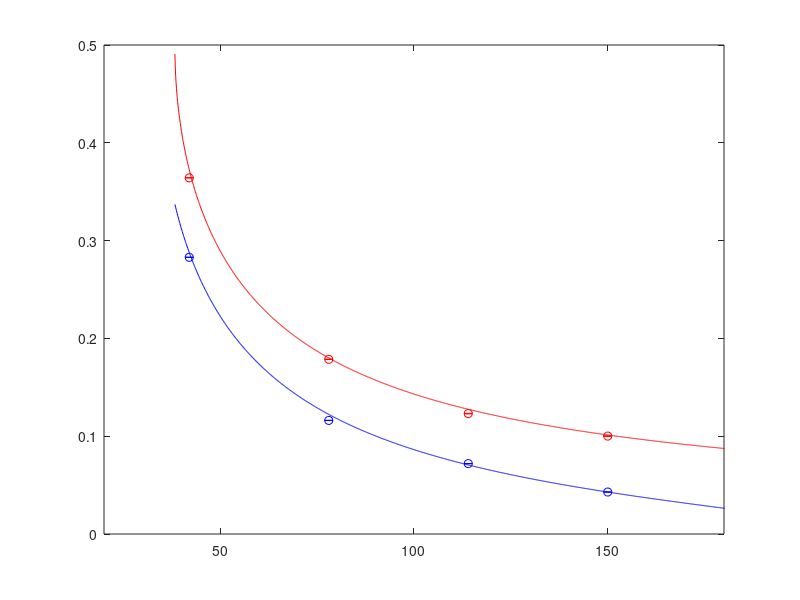

Write MATLAB code to recreate this figure. (Note: this script raises an error after producing the figure.)
function plot_tunes()

% h.txt : Straight, columns are energy (eV), 2*cos(2*pi*nux), 2*cos*(2*pi*nuy)
% i.txt : Arc, columns are energy (eV), 2*cos(2*pi*nux), 2*cos(2*pi*nuy), ToF (s)

data = load('4pass_tune_measurements.mat');
data = data.trial_run;

h_data = importdata('h.txt');
i_data = importdata('i.txt');

straight_energy = h_data(:,1)/1e6; % MeV
straight_nu_x = acos(0.5*h_data(:,2))/(2.0*pi);
straight_nu_y = acos(0.5*h_data(:,3))/(2.0*pi); 

arc_energy = i_data(:,1)/1e6; % MeV
arc_nu_x = acos(0.5*i_data(:,2))/(2.0*pi);
arc_nu_y = acos(0.5*i_data(:,3))/(2.0*pi); 

zx_h_col = 7;
zx_v_col = 8;

figure(1);
plot(straight_energy, straight_nu_x, 'r-', straight_energy, straight_nu_y, 'b-');
hold on;
energies = 6 + 36*[1,2,3,4];
errorbar(energies, data.tune(:,zx_h_col), data.tune_std(:,zx_h_col), 'ro');
errorbar(energies, data.tune(:,zx_v_col), data.tune_std(:,zx_v_col), 'bo');
hold off;
xlim([20, 180]);
prettyplot(gcf, 1.5, 8);
title('Straight section')
ylabel('Tune per cell');
xlabel('Energy (MeV)');
legend({'Horizontal (fieldmap)', 'Vertical (fieldmap)', 'Horizontal (measured)', 'Vertical (measured)'})

fa_h_col = 3;
fa_v_col = 4;

figure(2);
plot(arc_energy, arc_nu_x, 'r-', arc_energy, arc_nu_y, 'b-');
hold on;
energies = 6 + 36*[1,2,3,4];
errorbar(energies, data.tune(:,fa_h_col), data.tune_std(:,fa_h_col), 'ro');
errorbar(energies, data.tune(:,fa_v_col), data.tune_std(:,fa_v_col), 'bo');
hold off;
xlim([20, 180]);
prettyplot(gcf, 1.5, 8);
title('FA section')
ylabel('Tune per cell');
xlabel('Energy (MeV)');
legend({'Horizontal (fieldmap)', 'Vertical (fieldmap)', 'Horizontal (measured)', 'Vertical (measured)'})

fb_h_col = 11;
fb_v_col = 12;

figure(3);
plot(arc_energy, arc_nu_x, 'r-', arc_energy, arc_nu_y, 'b-');
hold on;
energies = 6 + 36*[1,2,3,4];
errorbar(energies, data.tune(:,fb_h_col), data.tune_std(:,fb_h_col), 'ro');
errorbar(energies, data.tune(:,fb_v_col), data.tune_std(:,fb_v_col), 'bo');
hold off;
xlim([20, 180]);
prettyplot(gcf, 1.5, 8);
title('FB section')
ylabel('Tune per cell');
xlabel('Energy (MeV)');
legend({'Horizontal (fieldmap)', 'Vertical (fieldmap)', 'Horizontal (measured)', 'Vertical (measured)'})

end

